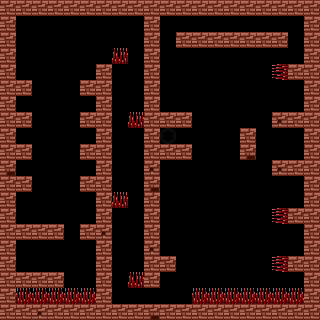

Below is a game level as drawn by its tile map, then a one-line description and the .tmx that defines it (tile-layer data replaced by summaries):
An orthogonal 20x20 tile map with 16x16 px tiles, 2 tile layers (background, walls) and 22 objects (3x 2, 1, player).

<map version="1.0" orientation="orthogonal" renderorder="right-down" width="20" height="20" tilewidth="16" tileheight="16" nextobjectid="1127">
 <tileset firstgid="1" name="tiles" tilewidth="16" tileheight="16">
  <image source="tiles.png" width="160" height="320" />
 </tileset>
 <layer name="background" width="20" height="20">
  <data>[400 cells, 400 non-empty, 2 distinct tile ids]</data>
 </layer>
 <layer name="walls" width="20" height="20">
  <data>[400 cells, 163 non-empty, 6 distinct tile ids]</data>
 </layer>
 <objectgroup name="lasers">
  <object id="1113" type="1" x="249" y="136.333" />
 </objectgroup>
 <objectgroup name="movables" />
 <objectgroup name="player">
  <object id="472" name="player" x="27.917" y="261">
   <ellipse />
  </object>
 </objectgroup>
 <objectgroup name="buttons" />
 <objectgroup name="spikes">
  <object id="1102" x="119.667" y="200.667" />
  <object id="1103" x="24" y="297" />
  <object id="1104" x="35.6667" y="296.333" />
  <object id="1105" x="52.6667" y="296" />
  <object id="1106" x="69" y="295.333" />
  <object id="1107" x="85" y="295.333" />
  <object id="1108" x="136" y="278.333" />
  <object id="1110" x="119.667" y="54.6667" />
  <object id="1111" x="136.667" y="120.333" />
  <object id="1115" type="2" x="281" y="70.6667" />
  <object id="1118" type="2" x="278.667" y="215.667" />
  <object id="1119" type="2" x="279.667" y="261.667" />
  <object id="1120" x="200" y="296.667" />
  <object id="1121" x="217.667" y="296.333" />
  <object id="1122" x="234.667" y="296.667" />
  <object id="1123" x="249.667" y="297.667" />
  <object id="1124" x="264.333" y="298.333" />
  <object id="1125" x="278.667" y="295.333" />
  <object id="1126" x="295.667" y="296" />
 </objectgroup>
 <objectgroup name="connection" />
 <objectgroup name="winbox">
  <object id="1100" x="168.667" y="135.917" />
 </objectgroup>
</map>